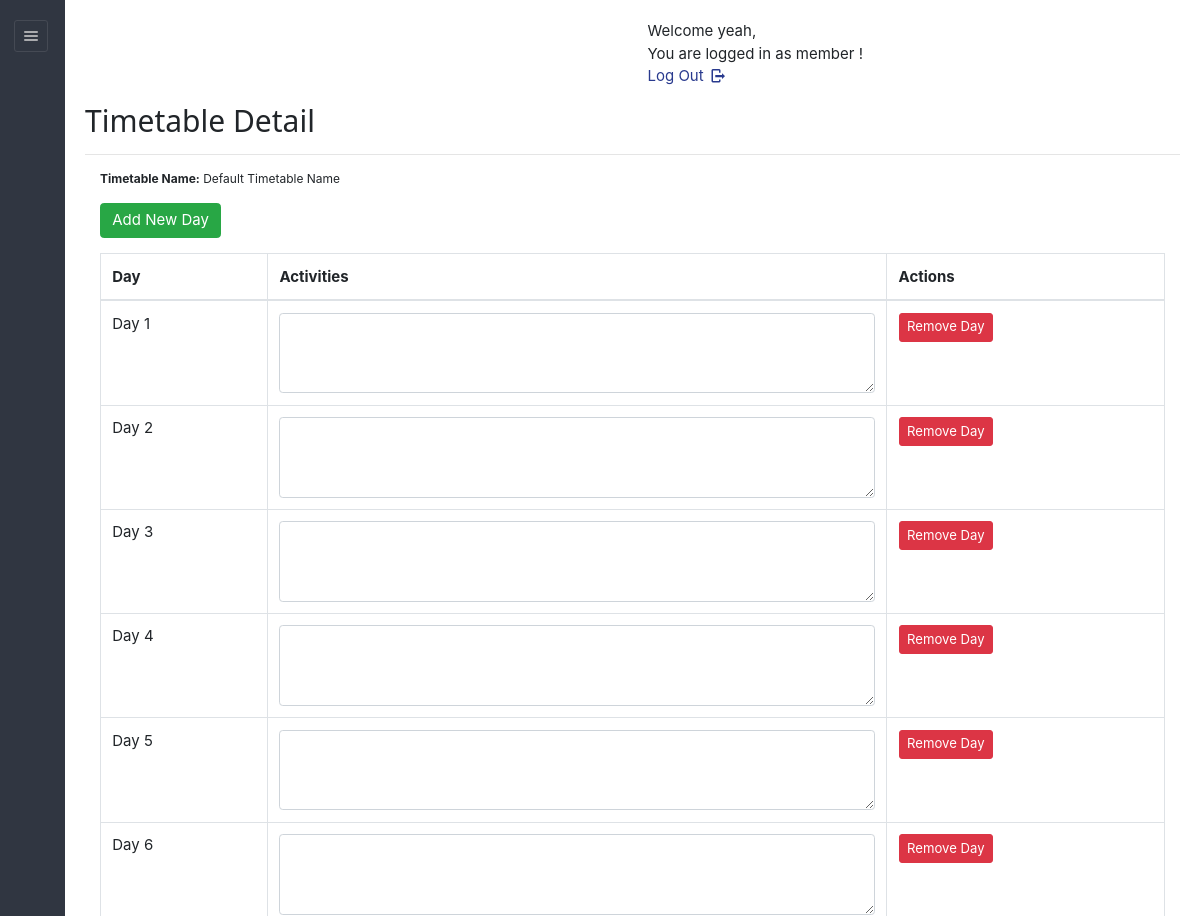
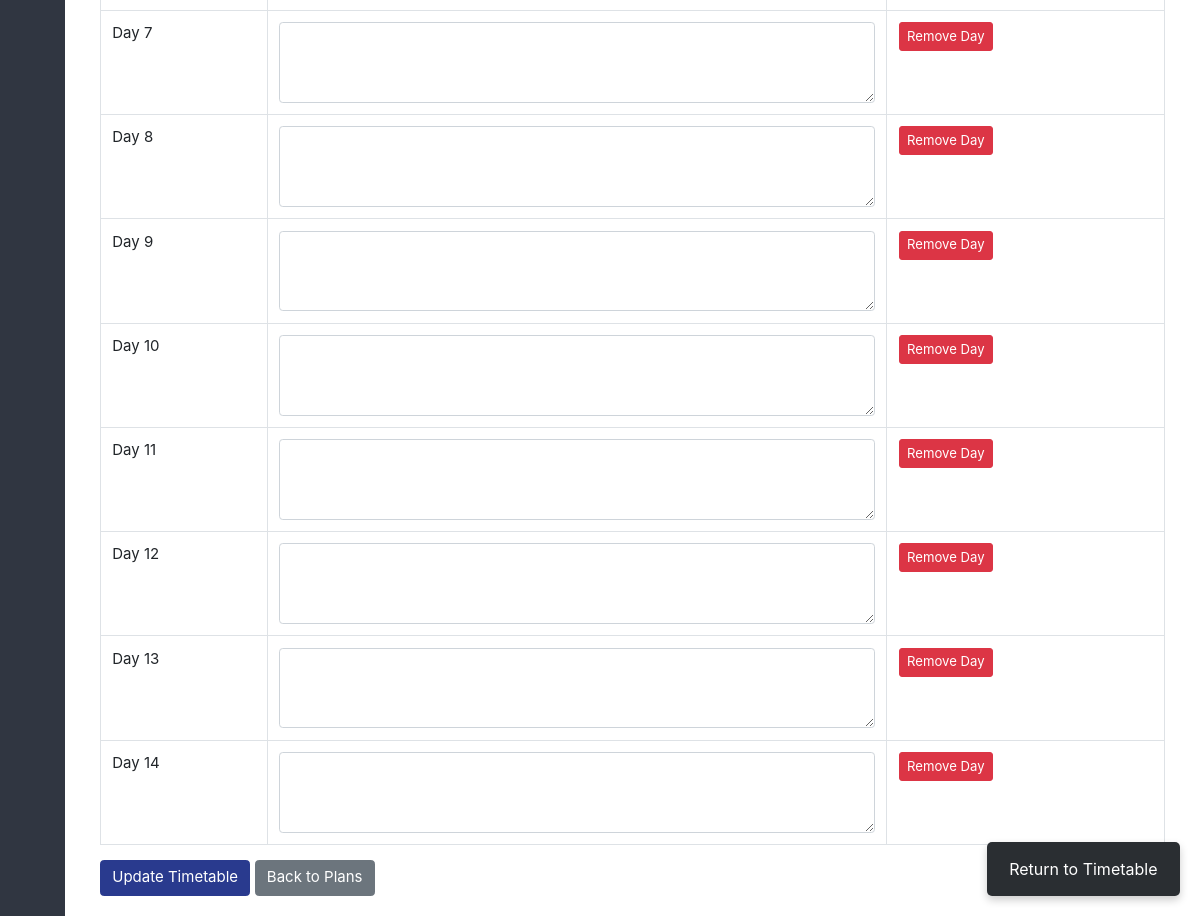
/dashboard/admin/viewdetailroutine.php?id=847758526 (signed in), run on the app's committed database (2 pictures, top to bottom).
### tables this page shows
CREATE TABLE IF NOT EXISTS `sports_timetable` (
  `tid` varchar(45) NOT NULL,
  `planid` varchar(50) DEFAULT NULL,
  `staffid` varchar(50) DEFAULT NULL,
  `tname` varchar(45) NOT NULL,
  `hasApproved` varchar(10) NOT NULL,
  PRIMARY KEY (`tid`)
);

CREATE TABLE IF NOT EXISTS `timetable_days` (
  `day_id` varchar(36) NOT NULL,
  `tid` varchar(36) DEFAULT NULL,
  `day_number` int DEFAULT NULL,
  `activities` text,
  PRIMARY KEY (`day_id`),
  KEY `timetable_id` (`tid`)
);

### dashboard/admin/viewdetailroutine.php (the view, shortened to what this page needs)
<?php
require '../../include/db_conn.php';
$id = $_GET['id'];
$sql = "SELECT t.tname, td.day_id, td.day_number, td.activities
        FROM sports_timetable t
        LEFT JOIN timetable_days td ON t.tid = td.tid
        WHERE t.tid = '$id'
        ORDER BY td.day_number";
$result = mysqli_query($con, $sql);
$timetableData = [];
while ($row = mysqli_fetch_assoc($result)) {
    $timetableData[] = $row;
}
?>
<!DOCTYPE html>
<html lang="en">
<head>
    <link rel="stylesheet" href="../../css/style.css" id="style-resource-5">
    <link rel="stylesheet" type="text/css" href="../../css/entypo.css">
    <link href="a1style.css" rel="stylesheet" type="text/css">
    <link rel="stylesheet" href="../../css/bootstrap.min.css">
    <link rel="stylesheet" href="../../css/dashboard/sidebar.css">
</head>
<body class="page-body page-fade" onload="collapseSidebar()">
    <div class="page-container sidebar-collapsed" id="navbarcollapse">
        <div class="sidebar-menu">
            <header class="logo-env">
                <div class="sidebar-collapse" onclick="collapseSidebar()">
                    <a href="#" class="sidebar-collapse-icon with-animation">
                        <i class="entypo-menu"></i>
                    </a>
                </div>
            </header>
        </div>
        <div class="main-content">
            <div class="row">
                <div class="col-md-6 col-sm-8 clearfix">
                </div>
                <div class="col-md-6 col-sm-4 clearfix hidden-xs">
                    <ul class="list-inline links-list pull-right">
                        <li>
                            <a href="logout.php">
                                Log Out <i class="entypo-logout right"></i>
                            </a>
                        </li>
                    </ul>
                </div>
            </div>
            <h2>Timetable Detail</h2>
            <hr/>
            <div class="container">
                <p><strong>Timetable Name:</strong> <?= htmlspecialchars($timetableData[0]['tname'] ?? 'N/A') ?></p>
                <form method="POST" class="mb-3">
                    <button type="submit" name="add_day" class="btn btn-success">Add New Day</button>
                </form>
                <form method="POST" action="">
                    <table class="table table-bordered">
                        <thead>
                            <tr>
                                <th>Day</th>
                                <th>Activities</th>
                                <th>Actions</th>
                            </tr>
                        </thead>
                        <tbody>
                            <?php if (!empty($timetableData)) : ?>
                                <?php foreach ($timetableData as $day) : ?>
                                    <?php if (!empty($day['day_id'])) : ?>
                                        <tr>
                                            <td>Day <?= htmlspecialchars($day['day_number']) ?></td>
                                            <td>
                                                <textarea name="activities[<?= $day['day_id'] ?>]" class="form-control" rows="3"><?= htmlspecialchars($day['activities']) ?></textarea>
                                            </td>
                                            <td>
                                                <form method="POST" style="display: inline;">
                                                    <button type="submit" name="remove_day" class="btn btn-danger btn-sm" onclick="return confirm('Are you sure you want to remove this day?')">
                                                        Remove Day
                                                    </button>
                                                </form>
                                            </td>
                                        </tr>
                                    <?php endif; ?>
                                <?php endforeach; ?>
                            <?php else : ?>
                                <tr>
                                    <td colspan="3" class="text-center">No days found. Add a new day to get started.</td>
                                </tr>
                            <?php endif; ?>
                        </tbody>
                    </table>
                    <?php if (!empty($timetableData)) : ?>
                        <button type="submit" name="update_activities" class="btn btn-primary">Update Timetable</button>
                    <?php endif; ?>
                    <a href="view_plan.php" class="btn btn-secondary">Back to Plans</a>
                </form>
            </div>
        </div>
    </div>
    <a class="btn-sm px-4 py-3 d-flex home-button return" style="background-color:#2a2e32" href="viewroutine.php">Return to Timetable</a>
</body>
</html>

### css/style.css (style rules this page uses)
html { font-size: 62.5%; font-family: sans-serif; }
div { display: block; }
body { font-family: "Noto Sans", sans-serif, "Helvetica Neue", Helvetica, Arial, sans-serif; font-size: 12px; line-height: 1.428571429; display: block; margin: 0; }
*, *:before, *:after { box-sizing: border-box; }
a { text-decoration: none; background: transparent; }
p { margin: 0 0 8.5px; font-size: 12px; }
p { display: block; }
.form-control { display: block; width: 100%; height: 31px; padding: 6px 12px; font-size: 12px; line-height: 1.428571429; color: #555555; outline:none; vertical-align: middle; background-color: #ffffff; background-image: none; border: 1px solid #ebebeb; border-radius: 3px; transition: border-color ease-in-out .15s, box-shadow ease-in-out .15s; }
input, button, select, textarea { font-family: inherit; font-size: inherit; line-height: inherit; }
button, input { line-height: normal; }
button, input, select, textarea { font-family: inherit; font-size: 100%; margin: 0; }
input, textarea, select, button { text-rendering: auto; color: initial; letter-spacing: normal; word-spacing: normal; text-transform: none; text-indent: 0px; text-shadow: none; display: inline-block; text-align: start; margin: 0em; font: 400 13.3333px Arial; }
.btn-primary { color: #ffffff; background-color: #303641; border-color: #303641; }
.btn { display: inline-block; margin-bottom: 0; font-weight: 400; text-align: center; vertical-align: middle; cursor: pointer; background-image: none; border: 1px solid transparent; white-space: nowrap; padding: 6px 12px; font-size: 12px; line-height: 1.428571429; border-radius: 3px; user-select: none; }
button, html input[type="button"], input[type="reset"], input[type="submit"] { cursor: pointer; }
button, select { text-transform: none; }
a { color: #373e4a; text-decoration: none; }
a { background: transparent; }
a { color: #373e4a; }
.page-container { position: relative; padding-left: 280px; }
.page-container .sidebar-menu { position: absolute; width: 280px; top: 0; left: 0; bottom: 0; background: #303641; color: #aaabae; z-index: 1; min-height: 796px; box-sizing: border-box; }
.page-container .sidebar-menu .logo-env { width: 100%; padding: 35px; padding-bottom: 10px; box-sizing: border-box; }
.page-container.sidebar-collapsed { padding-left: 65px; }
.page-container.sidebar-collapsed .sidebar-menu { z-index: 4; width: 65px; }
.page-container.sidebar-collapsed .sidebar-menu .logo-env { display: block; padding: 20px; }
.page-container .sidebar-menu .logo-env:before, .page-container .sidebar-menu .logo-env:after { content: " "; display: table; }
.page-container .sidebar-menu .logo-env > div { display: block; vertical-align: middle; white-space: nowrap; float: left; }
.page-container .sidebar-menu .logo-env > div > a { display: inline-block; color: #aaabae; }
.page-container.sidebar-collapsed .sidebar-menu .logo-env > div.sidebar-collapse { display: block; padding: 0; left: 3px; }
.page-container .sidebar-menu .logo-env > div.sidebar-collapse, .page-container .sidebar-menu .logo-env > div.sidebar-mobile-menu { position: relative; float: right; }
.page-container .sidebar-menu .logo-env > div.sidebar-collapse a, .page-container .sidebar-menu .logo-env > div.sidebar-mobile-menu a { display: inline-block; border: 1px solid #454a54; text-align: center; padding: 0; line-height: 1; font-size: 20px; font-weight: 300; padding: 5px 2px; background-clip: padding-box; border-radius: 3px; transition: all 200ms ease-in-out; }
.page-container .sidebar-menu .logo-env:after { clear: both; }
ul, ol { margin-top: 0; margin-bottom: 8.5px; }
ul, menu, dir { display: block; list-style-type: disc; }
li { display: list-item; }
i, cite, em, var, address, dfn { font-style: italic; }

### css/entypo.css (style rules this page uses)
[class^="entypo-"]:before, [class*=" entypo-"]:before { font-family: "entypo"; font-style: normal; font-weight: normal; speak: none; display: inline-block; text-decoration: inherit; width: 1em; margin-right: .2em; text-align: center; font-variant: normal; text-transform: none; line-height: 1em; margin-left: .2em; }
.entypo-menu:before { content: '\e811'; }
.entypo-logout:before { content: '\e85d'; }

### css/dashboard/sidebar.css (style rules this page uses)
.page-container { display: flex; min-height: 100vh; }
.sidebar-menu { width: 250px; background-color: #2b303a; color: #ffffff; }
.main-content { flex-grow: 1; padding: 20px; }

### data on the page
sports_timetable: tname "Default Timetable Name"
timetable_days: day_number "1"
timetable_days: day_number "2"
timetable_days: day_number "3"
timetable_days: day_number "4"
timetable_days: day_number "5"
timetable_days: day_number "6"
timetable_days: day_number "7"
timetable_days: day_number "8"
timetable_days: day_number "9"
timetable_days: day_number "10"
timetable_days: day_number "11"
timetable_days: day_number "12"
timetable_days: day_number "13"
timetable_days: day_number "14"
